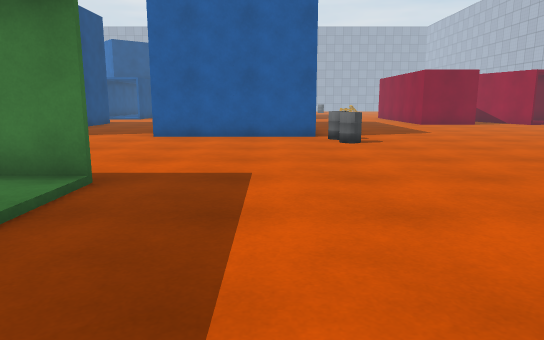
View 1 (above)

24 first-person views from a walk through a Unity game level. The camera is 1.2 m above the floor, tilts 10° down and sees 70° across. The floor is counted in squares, 1 m on a side. Each view is taken from the middle of a square. On the plan, view 1 faces up. The plan holds only what a view shows up to about 15 squares ahead; the rest is blank. The place goes on beyond the plan. The player is left out. Some animated figures are left out. Surface patterns are stand-ins for the level's own textures.

View 2
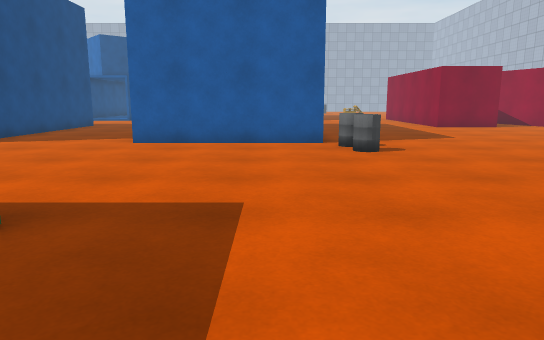

View 3
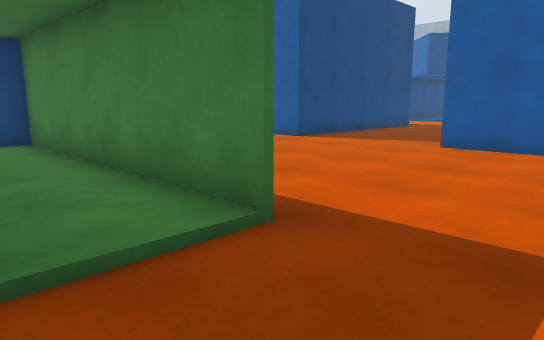

View 4
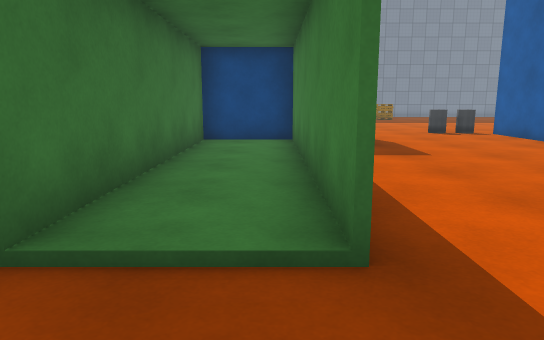

View 5
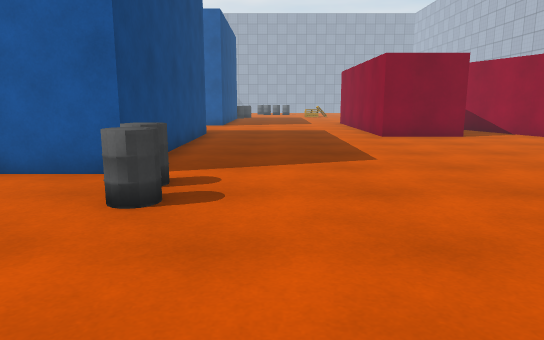

View 6
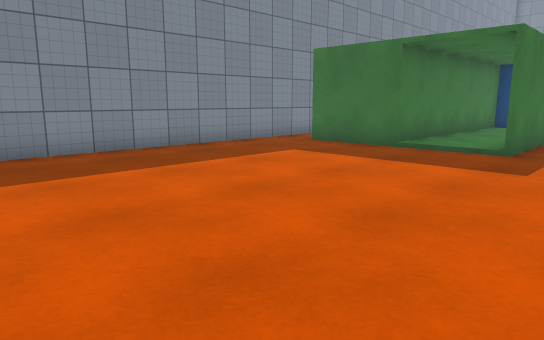

View 7
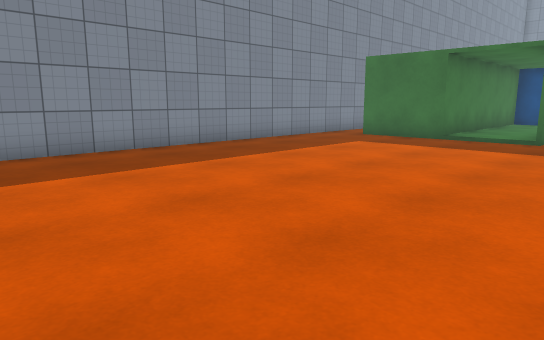

View 8
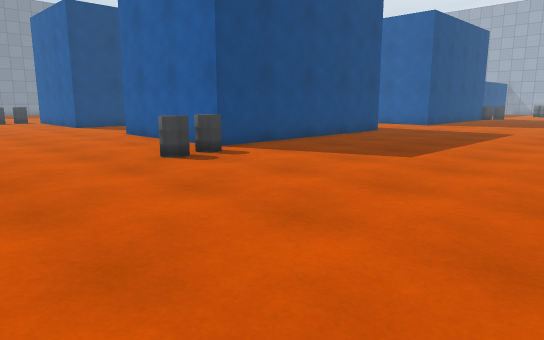

View 9
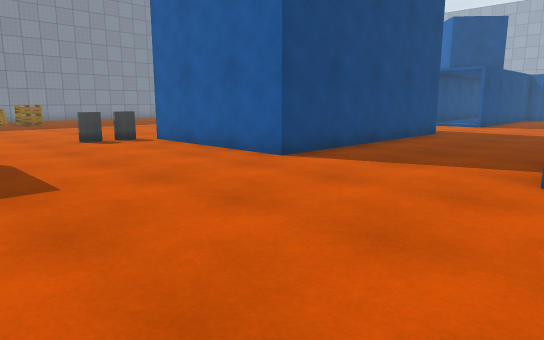

View 10
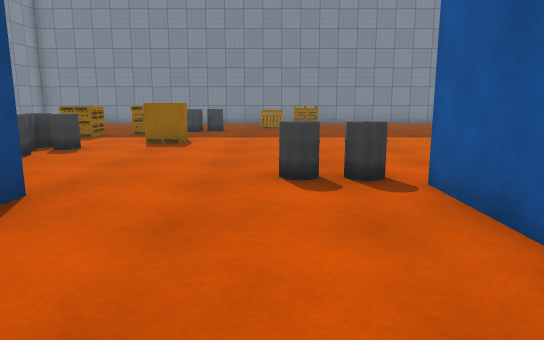

View 11
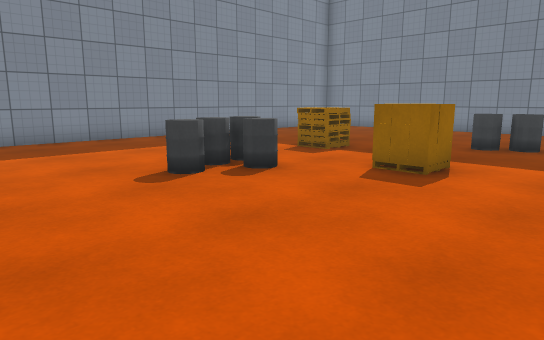

View 12
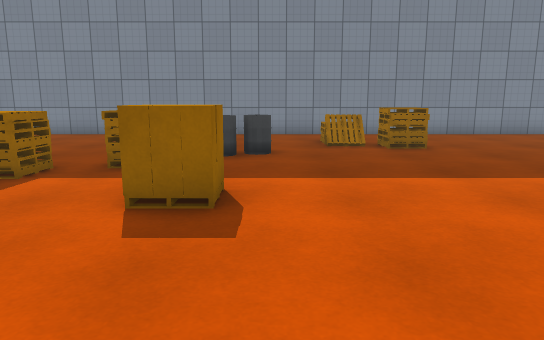

View 13
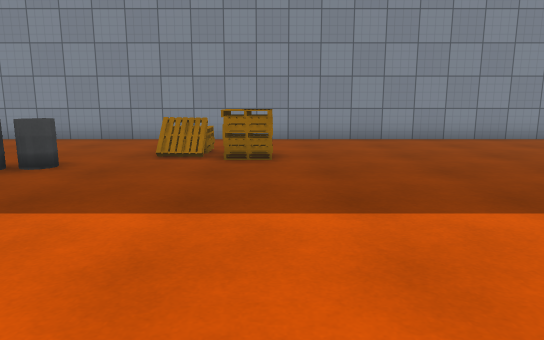

View 14
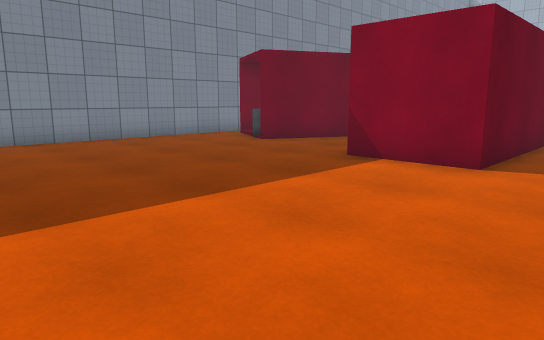

View 15
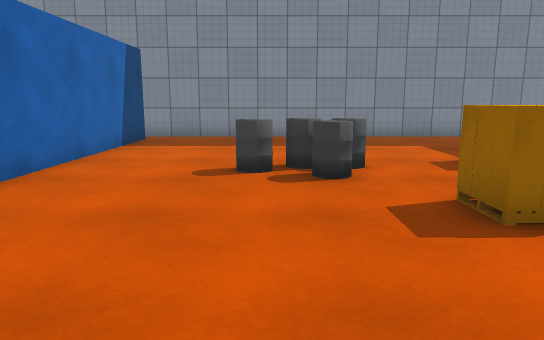

View 16
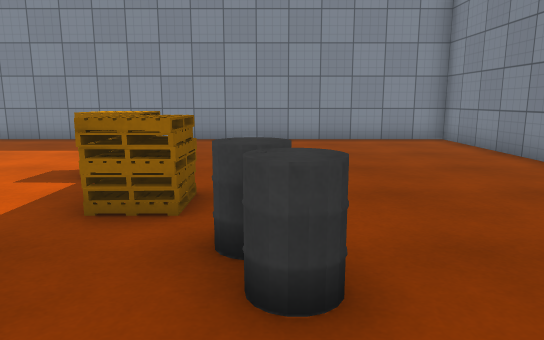

View 17
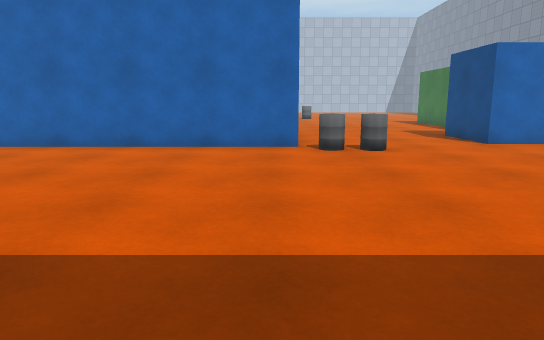

View 18
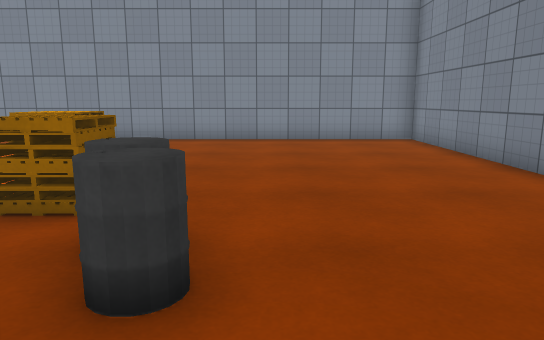

View 19
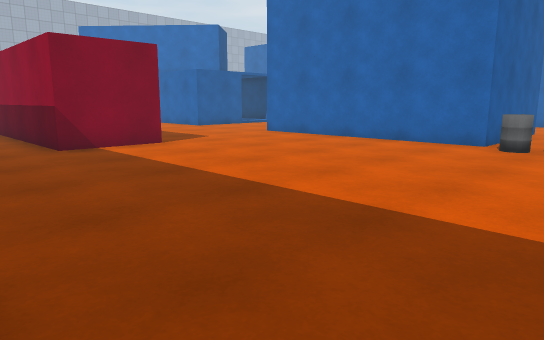

View 20
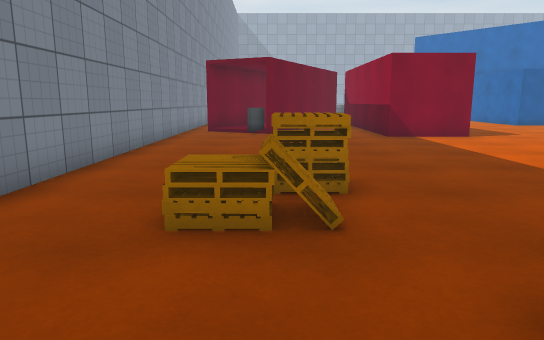

View 21
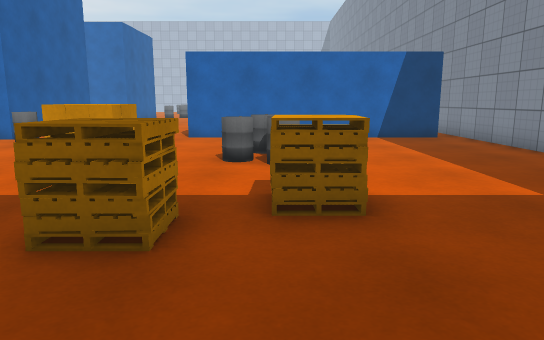

View 22
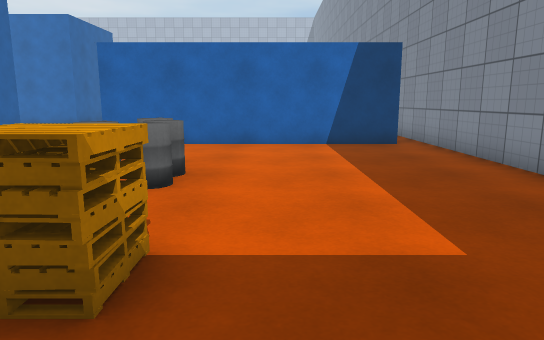

View 23
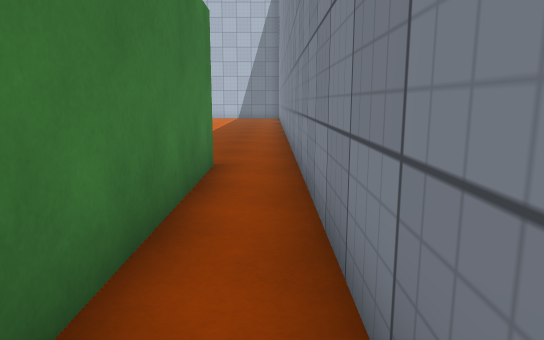

View 24
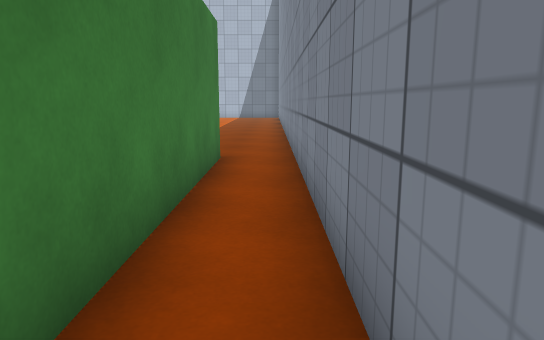

### Floor plan
Key: @ floor where view 1 was taken; # wall or solid block; . main floor; : floor 0.25 m higher than the main floor; C container; B barrel; P pallet; O other object.
Columns run from 31 left of view 1 to 10 right of it. Each row starts with its distance up from view 1.
 22 #..BC...C  C...       C...      C......C
 21 #.......CCCC.....C    C...      C......CCC
 20 #................C    C....     C.........
 19 #................C    C....     C.........
 18 #................C    C....     C.........
 17 #................C    C....     C.........
 16 #................C    C....     C.........
 15 #................C    C....     C.........
 14 #................C    C....CCCCCCC........
 13 #...OO..........BCCCCCC..........B.......
 12 #...OO..........B................BB......
 11 #..OO...........B................B.......
 10 #.........................................
  9 #.....B...................................
  8 #.....B...PP.....CCCC.....................
  7 #......OO.P......C    ....................
  6 #......OO...B....C  CCCCCCCCC.............
  5 #.......OO.BBBB..C  C       :.............
  4 #.......OO.......C  C       :............
  3 #................C  CCCCCCCCC............
  2 #................C          C............
  1 #................C          C............
  0 #................C   CCCCCCCC..@.........
 -1 #.......................................
 -2 ########################################

Where each view was taken, in squares from view 1:
view 1: 0 up, 0 right, facing up
view 2: 2 up, 0 right, facing up
view 3: 3 up, 0 right, facing up-left
view 4: 5 up, 0 right, facing left
view 5: 7 up, 4 right, facing up
view 6: 8 up, 7 right, facing down-left
view 7: 8 up, 10 right, facing down-left
view 8: 7 up, 10 right, facing up-left
view 9: 7 up, 3 left, facing up-left
view 10: 11 up, 9 left, facing left
view 11: 11 up, 14 left, facing down-left
view 12: 9 up, 16 left, facing left
view 13: 13 up, 18 left, facing left
view 14: 13 up, 18 left, facing up-left
view 15: 12 up, 18 left, facing down
view 16: 11 up, 25 left, facing down
view 17: 14 up, 25 left, facing right
view 18: 11 up, 26 left, facing down
view 19: 10 up, 26 left, facing up-right
view 20: 7 up, 27 left, facing up
view 21: 5 up, 27 left, facing right
view 22: 3 up, 25 left, facing right
view 23: 1 down, 10 left, facing right
view 24: 1 down, 11 left, facing right
